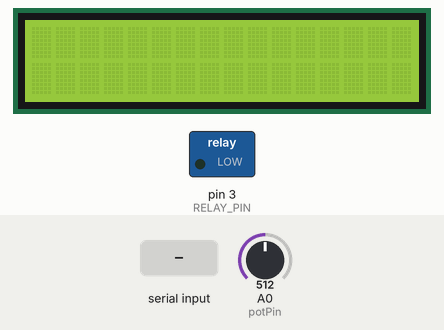
Simulated run of this sketch. Board: Arduino Mega 2560, built with avr-gcc and run on an emulated ATmega2560. On the bench: 16×2 character LCD, switched loads named in the sketch (green lamp = pin HIGH). Inputs (shaded band) come from the test bench; at power-on: A0 (potPin) = 512. What the sketch prints to the serial monitor is not drawn.

Above: at 1.2 s.
1.3 s: "5\n" received over the second serial link
At 3.0 s:
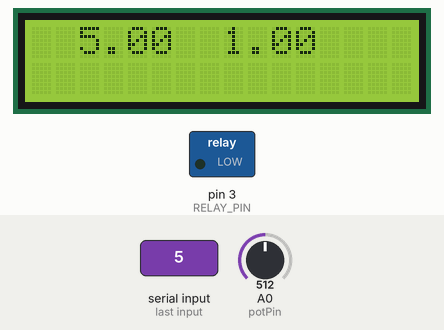
4.3 s: "1,90\n" received over the second serial link
At 6.4 s:
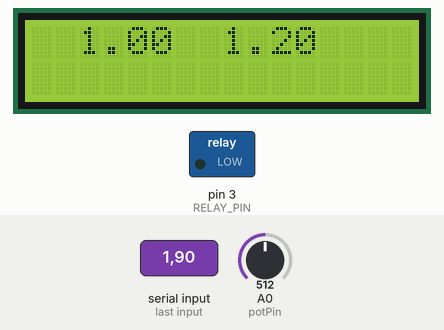
7.3 s: "1,90,45\n" received over the second serial link
At 11.1 s:
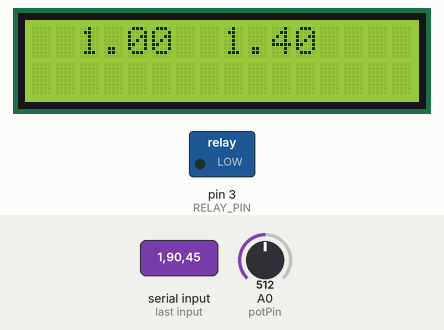
Timing chart, 0 to 12.6 s (numbered marks = the images above; inputs shaded):
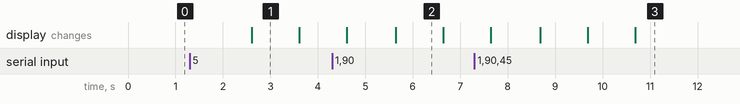

Measured:
- after the input at 1.3 s, the display: changes after 1.3 s (image 1)
- after the input at 4.3 s, the display: first differs from a run without the input after 1.3 s (image 2)
- after the input at 7.3 s, the display: first differs from a run without the input after 1.4 s (image 3)

The sketch:

execute.ino
```cpp
//This code was written by Jethro Jarrett in March 2022
//This was modified from original code and setup by Gadeken & Dorgan (2021) (doi.org/10.5670/oceanog.2021.202)
//During this modification, some redundant features may have remained. This code may not be optimsied, but it works.

#include <Wire.h>
#include <LiquidCrystal_I2C.h>
LiquidCrystal_I2C lcd = LiquidCrystal_I2C(0x27, 16, 2);


String inputstring = "";
String sensorstring = "";
boolean input_string_complete = false;                //have we received all the data from the PC
boolean sensor_string_complete = false;               //have we received all the data from the Atlas Scientific product


float DESIRED = 0;      //DESIRED DO for now, this will change later based on potentiometer
float DO;                                             //used to hold a floating point number that is the DO
float DObig;
float SUMfloat;
const int RELAY_PIN = 3;


#define WINDOW_SIZE 5  //size of window
int count = 0;

int INDEX = 0;
int VALUE = 0;
int SUM = 0;
int READINGS[WINDOW_SIZE];
float AVERAGED = 0;


int potPin = A0;    // Analog input pin that the potentiometer is attached to
float potValue = 0;  // value read from the pot
float DESIREDBIG = 20;


void setup() {                                        //set up the hardware
  Serial.begin(9600);                                 //set baud rate for the hardware serial port_0 to 9600
  Serial3.begin(9600);                                //set baud rate for software serial port_3 to 9600
  inputstring.reserve(10);                            //set aside some bytes for receiving data from the PC
  sensorstring.reserve(30);                           //set aside some bytes for receiving data from Atlas Scientific product

  pinMode(RELAY_PIN, OUTPUT);

  lcd.init();
  lcd.backlight();
}


void serialEvent() {                                  //if the hardware serial port_0 receives a char
  inputstring = Serial.readStringUntil(13);           //read the string until we see a <CR>
  input_string_complete = true;                       //set the flag used to tell if we have received a completed string from the PC
}


void serialEvent3() {                                 //if the hardware serial port_3 receives a char
  sensorstring = Serial3.readStringUntil(13);         //read the string until we see a <CR>
  sensor_string_complete = true;                      //set the flag used to tell if we have received a completed string from the PC
}


void loop() {                                         //here we go...

  if (input_string_complete == true) {                //if a string from the PC has been received in its entirety
    Serial3.print(inputstring);                       //send that string to the Atlas Scientific product
    Serial3.print('\r');                              //add a <CR> to the end of the string
    inputstring = "";                                 //clear the string
    input_string_complete = false;                    //reset the flag used to tell if we have received a completed string from the PC
  }


  if (sensor_string_complete == true) {               //if a string from the Atlas Scientific product has been received in its entirety


//calculating the rolling average
      DO = sensorstring.toFloat();                    //convert the string to a floating point number so it can be evaluated by the Arduino

    if(DO < 20 && DO != 2.20) {                                     //sometimes the input glitches and combines values, this stops most of that


//calculate desired DO from pot
      potValue = analogRead(potPin); // read the pot value  //read value from potentiometer
      DESIREDBIG = (map(potValue, 0, 1023, 0, 50));         //use that to calculate the desired DO
      DESIRED = DESIREDBIG/10;

//calculate rolling average
      DObig = sensorstring.toFloat();                    //convert the string to a floating point number so it can be evaluated by the Arduino
      DObig = DObig*100;

      SUM = SUM - READINGS[INDEX];       // Remove the oldest entry from the sum
      VALUE = DObig;        // Read the next sensor value
      READINGS[INDEX] = VALUE;           // Add the newest reading to the window
      SUM = SUM + VALUE;                 // Add the newest reading to the sum
      INDEX = (INDEX+1) % WINDOW_SIZE;   // Increment the index, and wrap to 0 if it exceeds the window size

      SUMfloat = float(SUM);                    //convert the string to a floating point number so it can be evaluated by the Arduino
      AVERAGED = SUMfloat / (WINDOW_SIZE * 100);      // Divide the sum of the window by the window size for the result

      count=count+1;


//print to the serial
    Serial.print(count);
    Serial.print(" , ");
    Serial.print(potValue);
    Serial.print(" , ");
    Serial.print(DESIRED);
    Serial.print(" - ");
    Serial.print(sensorstring);
    Serial.print(" , ");
    Serial.print(DO);
    Serial.print(" , ");
    Serial.print(DObig);
    Serial.print(" , ");
    Serial.print(SUM);
    Serial.print(" , ");
    Serial.print(AVERAGED);
    Serial.print(" , ");
    delay(20);


//printing to LCD
     lcd.setCursor(2, 0); // Set the cursor on the third column and first row.
     lcd.print(DO);
     lcd.print("  ");
     lcd.print(AVERAGED);
     lcd.print("     ");


//turn relay on/off based on reading
    if (isdigit(sensorstring[0])) {                   //if the first character in the string is a digit

      if (AVERAGED >= DESIRED && count>WINDOW_SIZE) {                  //if the DO is greater than or equal to desired and isnt first couple of measures
        Serial.println("high");                       //print "high" this is demonstrating that the Arduino is evaluating the DO as a number and not as a string
        digitalWrite(RELAY_PIN, LOW);

        lcd.setCursor(2, 1); //Set the cursor on the third column and the second row (counting starts at 0!).
        lcd.print("Flow OFF ");
        lcd.print(DESIRED, 2);
      }

      if (AVERAGED < DESIRED && count>WINDOW_SIZE) {                               //if the DO is less than or equal to 5.99
        Serial.println("low");                        //print "low" this is demonstrating that the Arduino is evaluating the DO as a number and not as a string
        digitalWrite(RELAY_PIN, HIGH);

        lcd.setCursor(2, 1); //Set the cursor on the third column and the second row (counting starts at 0!).
        lcd.print("Flow ON  ");
        lcd.print(DESIRED,2);
      }
    }

  }


delay(1000);

//flashy dot so you know LCD isnt frozen
    lcd.setCursor(0, 1); //Set the cursor on the third column and the second row (counting starts at 0!).
    lcd.print(".");

  sensorstring = "";                                  //clear the string:
  sensor_string_complete = false;                     //reset the flag used to tell if we have received a completed string from the Atlas Scientific product

delay(1000);

    lcd.setCursor(0, 1); //Set the cursor on the third column and the second row (counting starts at 0!).
    lcd.print(" ");

  }


//if less than 5 readings...
  else {
    Serial.println("Calculating...");
    delay(500);
  }
  }
```
